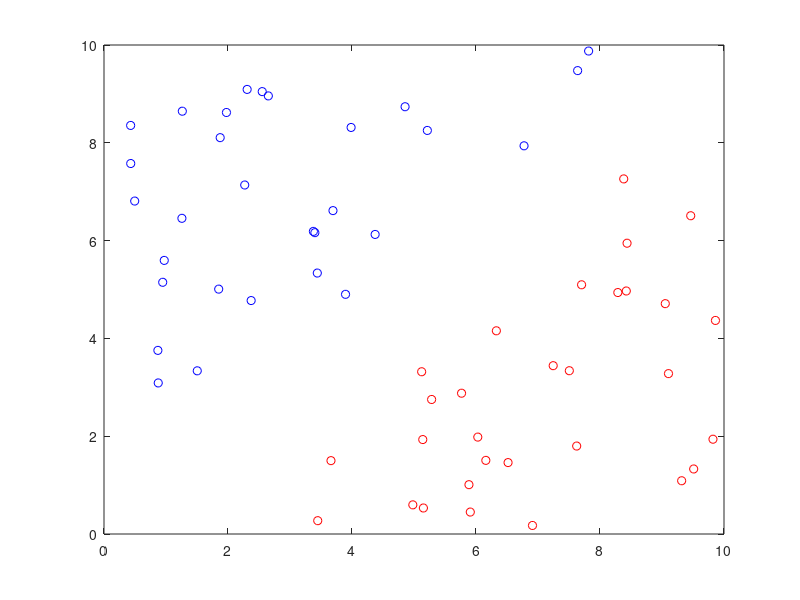

This figure's MATLAB source:
close all; clear; clc;

%% data

A=[ 0.4952    6.8088
    2.6505    8.9590
    3.4403    5.3366
    3.4010    6.1624
    5.2153    8.2529
    7.6393    9.4764
    1.5041    3.3370
    3.9855    8.3138
    1.8500    5.0079
    1.2631    8.6463
    3.8957    4.9014
    1.9751    8.6199
    1.2565    6.4558
    4.3732    6.1261
    0.4297    8.3551
    3.6931    6.6134
    7.8164    9.8767
    4.8561    8.7376
    6.7750    7.9386
    2.3734    4.7740
    0.8746    3.0892
    2.3088    9.0919
    2.5520    9.0469
    3.3773    6.1886
    0.8690    3.7550
    1.8738    8.1053
    0.9469    5.1476
    0.9718    5.5951
    0.4309    7.5763
    2.2699    7.1371];

B=[7.2450    3.4422
    7.7030    5.0965
    5.7670    2.8791
    3.6610    1.5002
    9.4633    6.5084
    9.8221    1.9383
    8.2874    4.9380
    5.9078    0.4489
    4.9810    0.5962
    5.1516    0.5319
    8.4363    5.9467
    8.4240    4.9696
    7.6240    1.7988
    3.4473    0.2725
    9.0528    4.7106
    9.1046    3.2798
    6.9110    0.1745
    5.1235    3.3181
    7.5051    3.3392
    6.3283    4.1555
    6.1585    1.5058
    8.3827    7.2617
    5.2841    2.7510
    5.1412    1.9314
    6.0290    1.9818
    5.8863    1.0087
    9.5110    1.3298
    9.3170    1.0890
    6.5170    1.4606
    9.8621    4.3674  ];

nA = size(A,1);
nB = size(B,1);

% training points
T = [A ; B]; 

%% Linear SVM - primal model

% define the optimization problem
Q = [ 1 0 0 ; 
      0 1 0 ; 
      0 0 0 ];
  
D = [-A -ones(nA,1); 
      B ones(nB,1) ] ;
  
d = -ones(nA+nB,1) ;

% solve the problem


sol = quadprog(Q,zeros(3,1),D,d);

w = sol(1:2) 
b = sol(3) 

% plot the solution
xx = 0:0.1:10 ;
uu = (-w(1)/w(2)).*xx - b/w(2);
vv = (-w(1)/w(2)).*xx + (1-b)/w(2);
vvv = (-w(1)/w(2)).*xx + (-1-b)/w(2);
plot(A(:,1),A(:,2),'bo',B(:,1),B(:,2),'ro',xx,uu,'k-',xx,vv,'b-',xx,vvv,'r-','Linewidth',1.5)
axis([0 10 0 10])

